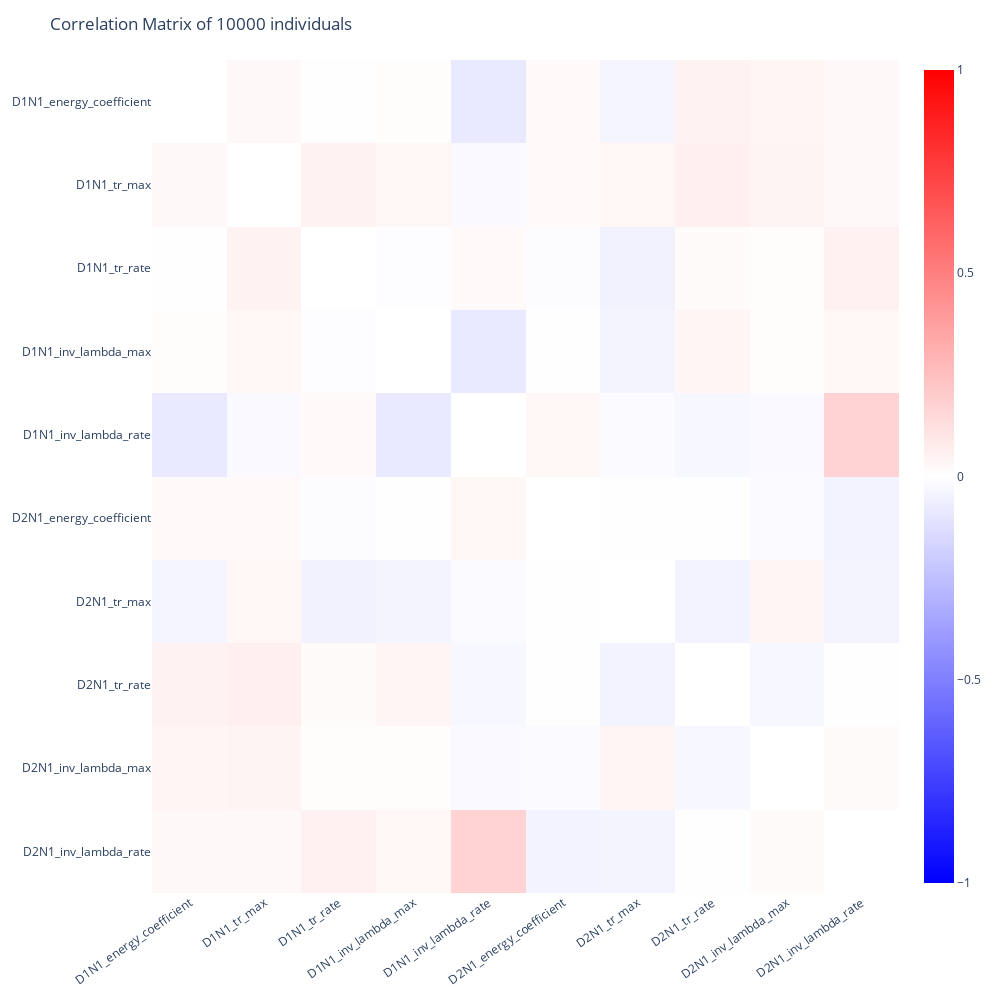

The code cell stored with this chart in its notebook:
### Markdown cell above
### Correlation matrix of X best individuals

### Code cell
fig = viewer.parameters_correlation_matrix(10_000)
fig.update_layout(width=1000, height=1000)

### Figure 1 — Plotly figure (JSON) as saved in the notebook; plotly's stock layout.template omitted (floating-point values rounded to 4 significant figures)
{"data": [{"coloraxis": "coloraxis", "hovertemplate": "x: %{x}<br>y: %{y}<br>color: %{z}<extra></extra>", "name": "0", "type": "heatmap", "x": ["D1N1_energy_coefficient", "D1N1_tr_max", "D1N1_tr_rate", "D1N1_inv_lambda_max", "D1N1_inv_lambda_rate", "D2N1_energy_coefficient", "D2N1_tr_max", "D2N1_tr_rate", "D2N1_inv_lambda_max", "D2N1_inv_lambda_rate"], "xaxis": "x", "y": ["D1N1_energy_coefficient", "D1N1_tr_max", "D1N1_tr_rate", "D1N1_inv_lambda_max", "D1N1_inv_lambda_rate", "D2N1_energy_coefficient", "D2N1_tr_max", "D2N1_tr_rate", "D2N1_inv_lambda_max", "D2N1_inv_lambda_rate"], "yaxis": "y", "z": [[null, 0.02751, 0.003933, 0.01142, -0.08802, 0.02149, -0.03774, 0.05065, 0.03836, 0.02856], [0.02751, null, 0.05011, 0.03389, -0.02335, 0.01907, 0.03598, 0.06388, 0.04137, 0.02564], [0.003933, 0.05011, null, -0.00814, 0.02274, -0.01122, -0.05169, 0.01567, 0.01224, 0.05629], [0.01142, 0.03389, -0.00814, null, -0.08615, 0.005658, -0.0438, 0.03966, 0.01028, 0.03393], [-0.08802, -0.02335, 0.02274, -0.08615, null, 0.03412, -0.0188, -0.03304, -0.02441, 0.1714], [0.02149, 0.01907, -0.01122, 0.005658, 0.03412, null, 0.002722, -0.004386, -0.02075, -0.04636], [-0.03774, 0.03598, -0.05169, -0.0438, -0.0188, 0.002722, null, -0.04551, 0.03886, -0.0424], [0.05065, 0.06388, 0.01567, 0.03966, -0.03304, -0.004386, -0.04551, null, -0.02986, 0.004588], [0.03836, 0.04137, 0.01224, 0.01028, -0.02441, -0.02075, 0.03886, -0.02986, null, 0.01446], [0.02856, 0.02564, 0.05629, 0.03393, 0.1714, -0.04636, -0.0424, 0.004588, 0.01446, null]]}], "layout": {"coloraxis": {"cmax": 1, "cmin": -1, "colorscale": [[0, "blue"], [0.5, "white"], [1, "red"]]}, "height": 1000, "margin": {"t": 60}, "paper_bgcolor": "rgba(0,0,0,0)", "plot_bgcolor": "rgba(0,0,0,0)", "title": {"text": "Correlation Matrix of 10000 individuals"}, "width": 1000, "xaxis": {"anchor": "y", "domain": [0, 1], "showgrid": false, "tickangle": -35}, "yaxis": {"anchor": "x", "autorange": "reversed", "domain": [0, 1], "showgrid": false}}}
